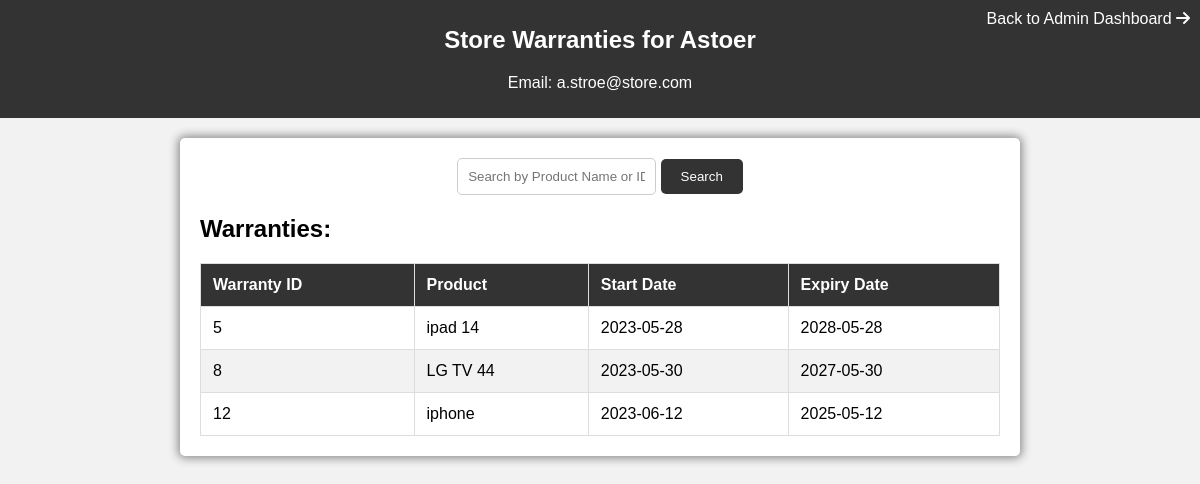
Screenshot of /store_warranties.php?store_id=6 with the database file from the repository.
### tables this page shows
CREATE TABLE `stores` (
  `store_id` int(6) UNSIGNED NOT NULL,
  `name` varchar(30) NOT NULL,
  `email` varchar(50) NOT NULL,
  `password` varchar(255) NOT NULL,
  `verified` tinyint(1) NOT NULL DEFAULT 0
);

CREATE TABLE `warranty` (
  `warranty_id` int(11) UNSIGNED NOT NULL,
  `product` varchar(255) NOT NULL,
  `start_date` date NOT NULL,
  `expiry_date` date NOT NULL,
  `user_id` int(11) UNSIGNED NOT NULL,
  `store_id` int(11) UNSIGNED NOT NULL
);

### store_warranties.php (the view, shortened to what this page needs)
<!DOCTYPE html>
<html lang="en">
<head>
    <link rel="stylesheet" href="#">
    <link rel="stylesheet" href="https://cdnjs.cloudflare.com/ajax/libs/font-awesome/6.0.0-beta3/css/all.min.css">
    <link rel="stylesheet" href="css/store_warranties.css">
</head>
<body>
    <?php
    $db = mysqli_connect('localhost', 'root', '', 'd-project');
    if (isset($_GET['store_id'])) {
        $store_id = mysqli_real_escape_string($db, $_GET['store_id']);
        $storeQuery = "SELECT * FROM stores WHERE store_id='$store_id'";
        $storeResult = mysqli_query($db, $storeQuery);
        $store = mysqli_fetch_assoc($storeResult);
        $searchTerm = "";
        $searchQuery = "";
        $warrantyQuery = "SELECT * FROM warranty WHERE store_id='$store_id'" . $searchQuery;
        $warrantyResult = mysqli_query($db, $warrantyQuery);
        $numWarranties = mysqli_num_rows($warrantyResult);
    } else {
        header("Location: admin_dashboard.php");
        exit;
    }
    ?>
    <header>
        <h1>Store Warranties for <?php echo $store['name']; ?></h1>
        <p>Email: <?php echo $store['email']; ?></p>
        <a href="admin_dashboard.php" class="back-to-dashboard">Back to Admin Dashboard <i class="fas fa-arrow-right"></i></a>
    </header>
    <div class="container">
        <div class="search-container">
            <form action="store_warranties.php?store_id=<?php echo $store_id; ?>" method="get">
                <input type="text" class="search-input" name="search" placeholder="Search by Product Name or ID" value="<?php echo $searchTerm; ?>">
                <button class="search-button" type="submit">Search</button>
            </form>
        </div>
        <?php if ($numWarranties > 0) { ?>
            <h2>Warranties:</h2>
            <table>
                <thead>
                    <tr>
                        <th>Warranty ID</th>
                        <th>Product</th>
                        <th>Start Date</th>
                        <th>Expiry Date</th>
                    </tr>
                </thead>
                <tbody>
                    <?php while ($warranty = mysqli_fetch_assoc($warrantyResult)) { ?>
                        <tr>
                            <td><?php echo $warranty['warranty_id']; ?></td>
                            <td><?php echo $warranty['product']; ?></td>
                            <td><?php echo $warranty['start_date']; ?></td>
                            <td><?php echo $warranty['expiry_date']; ?></td>
                        </tr>
                    <?php } ?>
                </tbody>
            </table>
        <?php } else { ?>
            <p class="search-error">No warranties found for the provided search term.</p>
        <?php } ?>
    </div>
</body>
</html>

### rows the page displays
stores: name "Astoer", email "a.stroe@store.com"
warranty: warranty_id "5", product "ipad 14", start_date "2023-05-28", expiry_date "2028-05-28"
warranty: warranty_id "8", product "LG TV 44", start_date "2023-05-30", expiry_date "2027-05-30"
warranty: warranty_id "12", product "iphone", start_date "2023-06-12", expiry_date "2025-05-12"
